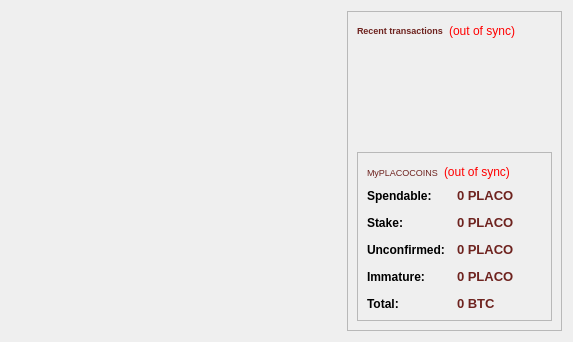
<?xml version="1.0" encoding="UTF-8"?>
<ui version="4.0">
 <class>OverviewPage</class>
 <widget class="QWidget" name="OverviewPage">
  <property name="geometry">
   <rect>
    <x>0</x>
    <y>0</y>
    <width>573</width>
    <height>342</height>
   </rect>
  </property>
  <property name="windowTitle">
   <string>Form</string>
  </property>
  <layout class="QHBoxLayout" name="horizontalLayout" stretch="0,1,1">
   <item>
    <spacer name="horizontalSpacer_3">
     <property name="orientation">
      <enum>Qt::Horizontal</enum>
     </property>
     <property name="sizeHint" stdset="0">
      <size>
       <width>120</width>
       <height>20</height>
      </size>
     </property>
    </spacer>
   </item>
   <item>
    <layout class="QVBoxLayout" name="verticalLayout_2">
     <item>
      <spacer name="verticalSpacer">
       <property name="orientation">
        <enum>Qt::Vertical</enum>
       </property>
       <property name="sizeHint" stdset="0">
        <size>
         <width>20</width>
         <height>40</height>
        </size>
       </property>
      </spacer>
     </item>
    </layout>
   </item>
   <item>
    <layout class="QVBoxLayout" name="verticalLayout_3">
     <item>
      <widget class="QFrame" name="frame_2">
       <property name="frameShape">
        <enum>QFrame::StyledPanel</enum>
       </property>
       <property name="frameShadow">
        <enum>QFrame::Raised</enum>
       </property>
       <layout class="QVBoxLayout" name="verticalLayout">
        <item>
         <layout class="QHBoxLayout" name="horizontalLayout_2">
          <item>
           <widget class="QLabel" name="label_4">
            <property name="palette">
             <palette>
              <active>
               <colorrole role="WindowText">
                <brush brushstyle="SolidPattern">
                 <color alpha="255">
                  <red>110</red>
                  <green>35</green>
                  <blue>31</blue>
                 </color>
                </brush>
               </colorrole>
               <colorrole role="Text">
                <brush brushstyle="SolidPattern">
                 <color alpha="255">
                  <red>110</red>
                  <green>35</green>
                  <blue>31</blue>
                 </color>
                </brush>
               </colorrole>
              </active>
              <inactive>
               <colorrole role="WindowText">
                <brush brushstyle="SolidPattern">
                 <color alpha="255">
                  <red>110</red>
                  <green>35</green>
                  <blue>31</blue>
                 </color>
                </brush>
               </colorrole>
               <colorrole role="Text">
                <brush brushstyle="SolidPattern">
                 <color alpha="255">
                  <red>110</red>
                  <green>35</green>
                  <blue>31</blue>
                 </color>
                </brush>
               </colorrole>
              </inactive>
              <disabled>
               <colorrole role="WindowText">
                <brush brushstyle="SolidPattern">
                 <color alpha="255">
                  <red>120</red>
                  <green>120</green>
                  <blue>120</blue>
                 </color>
                </brush>
               </colorrole>
               <colorrole role="Text">
                <brush brushstyle="SolidPattern">
                 <color alpha="255">
                  <red>120</red>
                  <green>120</green>
                  <blue>120</blue>
                 </color>
                </brush>
               </colorrole>
              </disabled>
             </palette>
            </property>
            <property name="font">
             <font>
              <pointsize>7</pointsize>
             </font>
            </property>
            <property name="text">
             <string>&lt;b&gt;Recent transactions&lt;/b&gt;</string>
            </property>
           </widget>
          </item>
          <item>
           <widget class="QLabel" name="labelTransactionsStatus">
            <property name="toolTip">
             <string>The displayed information may be out of date. Your wallet automatically synchronizes with the PLACO network after a connection is established, but this process has not completed yet.</string>
            </property>
            <property name="styleSheet">
             <string notr="true">QLabel { color: red; }</string>
            </property>
            <property name="text">
             <string notr="true">(out of sync)</string>
            </property>
            <property name="alignment">
             <set>Qt::AlignRight|Qt::AlignTrailing|Qt::AlignVCenter</set>
            </property>
           </widget>
          </item>
          <item>
           <spacer name="horizontalSpacer">
            <property name="orientation">
             <enum>Qt::Horizontal</enum>
            </property>
            <property name="sizeHint" stdset="0">
             <size>
              <width>40</width>
              <height>20</height>
             </size>
            </property>
           </spacer>
          </item>
         </layout>
        </item>
        <item>
         <widget class="QListView" name="listTransactions">
          <property name="palette">
           <palette>
            <active>
             <colorrole role="Button">
              <brush brushstyle="SolidPattern">
               <color alpha="0">
                <red>0</red>
                <green>0</green>
                <blue>0</blue>
               </color>
              </brush>
             </colorrole>
             <colorrole role="Base">
              <brush brushstyle="NoBrush">
               <color alpha="255">
                <red>0</red>
                <green>0</green>
                <blue>0</blue>
               </color>
              </brush>
             </colorrole>
             <colorrole role="Window">
              <brush brushstyle="SolidPattern">
               <color alpha="0">
                <red>0</red>
                <green>0</green>
                <blue>0</blue>
               </color>
              </brush>
             </colorrole>
             <colorrole role="Shadow">
              <brush brushstyle="SolidPattern">
               <color alpha="255">
                <red>0</red>
                <green>0</green>
                <blue>0</blue>
               </color>
              </brush>
             </colorrole>
             <colorrole role="AlternateBase">
              <brush brushstyle="SolidPattern">
               <color alpha="255">
                <red>0</red>
                <green>0</green>
                <blue>0</blue>
               </color>
              </brush>
             </colorrole>
            </active>
            <inactive>
             <colorrole role="Button">
              <brush brushstyle="SolidPattern">
               <color alpha="0">
                <red>0</red>
                <green>0</green>
                <blue>0</blue>
               </color>
              </brush>
             </colorrole>
             <colorrole role="Base">
              <brush brushstyle="NoBrush">
               <color alpha="255">
                <red>0</red>
                <green>0</green>
                <blue>0</blue>
               </color>
              </brush>
             </colorrole>
             <colorrole role="Window">
              <brush brushstyle="SolidPattern">
               <color alpha="0">
                <red>0</red>
                <green>0</green>
                <blue>0</blue>
               </color>
              </brush>
             </colorrole>
             <colorrole role="Shadow">
              <brush brushstyle="SolidPattern">
               <color alpha="255">
                <red>0</red>
                <green>0</green>
                <blue>0</blue>
               </color>
              </brush>
             </colorrole>
             <colorrole role="AlternateBase">
              <brush brushstyle="SolidPattern">
               <color alpha="255">
                <red>0</red>
                <green>0</green>
                <blue>0</blue>
               </color>
              </brush>
             </colorrole>
            </inactive>
            <disabled>
             <colorrole role="Button">
              <brush brushstyle="SolidPattern">
               <color alpha="0">
                <red>0</red>
                <green>0</green>
                <blue>0</blue>
               </color>
              </brush>
             </colorrole>
             <colorrole role="Base">
              <brush brushstyle="NoBrush">
               <color alpha="255">
                <red>0</red>
                <green>0</green>
                <blue>0</blue>
               </color>
              </brush>
             </colorrole>
             <colorrole role="Window">
              <brush brushstyle="SolidPattern">
               <color alpha="0">
                <red>0</red>
                <green>0</green>
                <blue>0</blue>
               </color>
              </brush>
             </colorrole>
             <colorrole role="Shadow">
              <brush brushstyle="SolidPattern">
               <color alpha="255">
                <red>0</red>
                <green>0</green>
                <blue>0</blue>
               </color>
              </brush>
             </colorrole>
             <colorrole role="AlternateBase">
              <brush brushstyle="SolidPattern">
               <color alpha="255">
                <red>0</red>
                <green>0</green>
                <blue>0</blue>
               </color>
              </brush>
             </colorrole>
            </disabled>
           </palette>
          </property>
          <property name="font">
           <font>
            <pointsize>11</pointsize>
            <weight>75</weight>
            <bold>true</bold>
           </font>
          </property>
          <property name="styleSheet">
           <string notr="true">QListView { background: transparent; }</string>
          </property>
          <property name="frameShape">
           <enum>QFrame::NoFrame</enum>
          </property>
          <property name="verticalScrollBarPolicy">
           <enum>Qt::ScrollBarAlwaysOff</enum>
          </property>
          <property name="horizontalScrollBarPolicy">
           <enum>Qt::ScrollBarAlwaysOff</enum>
          </property>
          <property name="selectionMode">
           <enum>QAbstractItemView::NoSelection</enum>
          </property>
         </widget>
        </item>
        <item>
         <widget class="QFrame" name="frame">
          <property name="frameShape">
           <enum>QFrame::StyledPanel</enum>
          </property>
          <property name="frameShadow">
           <enum>QFrame::Raised</enum>
          </property>
          <layout class="QVBoxLayout" name="verticalLayout_4">
           <item>
            <layout class="QHBoxLayout" name="horizontalLayout_4">
             <item>
              <widget class="QLabel" name="label_5">
               <property name="palette">
                <palette>
                 <active>
                  <colorrole role="WindowText">
                   <brush brushstyle="SolidPattern">
                    <color alpha="255">
                     <red>110</red>
                     <green>35</green>
                     <blue>31</blue>
                    </color>
                   </brush>
                  </colorrole>
                  <colorrole role="Text">
                   <brush brushstyle="SolidPattern">
                    <color alpha="255">
                     <red>110</red>
                     <green>35</green>
                     <blue>31</blue>
                    </color>
                   </brush>
                  </colorrole>
                 </active>
                 <inactive>
                  <colorrole role="WindowText">
                   <brush brushstyle="SolidPattern">
                    <color alpha="255">
                     <red>110</red>
                     <green>35</green>
                     <blue>31</blue>
                    </color>
                   </brush>
                  </colorrole>
                  <colorrole role="Text">
                   <brush brushstyle="SolidPattern">
                    <color alpha="255">
                     <red>110</red>
                     <green>35</green>
                     <blue>31</blue>
                    </color>
                   </brush>
                  </colorrole>
                 </inactive>
                 <disabled>
                  <colorrole role="WindowText">
                   <brush brushstyle="SolidPattern">
                    <color alpha="255">
                     <red>120</red>
                     <green>120</green>
                     <blue>120</blue>
                    </color>
                   </brush>
                  </colorrole>
                  <colorrole role="Text">
                   <brush brushstyle="SolidPattern">
                    <color alpha="255">
                     <red>120</red>
                     <green>120</green>
                     <blue>120</blue>
                    </color>
                   </brush>
                  </colorrole>
                 </disabled>
                </palette>
               </property>
               <property name="font">
                <font>
                 <pointsize>7</pointsize>
                 <weight>50</weight>
                 <bold>false</bold>
                </font>
               </property>
               <property name="text">
                <string>MyPLACOCOINS</string>
               </property>
              </widget>
             </item>
             <item>
              <widget class="QLabel" name="labelWalletStatus">
               <property name="toolTip">
                <string>The displayed information may be out of date. Your wallet automatically synchronizes with the PLACO network after a connection is established, but this process has not completed yet.</string>
               </property>
               <property name="styleSheet">
                <string notr="true">QLabel { color: red; }</string>
               </property>
               <property name="text">
                <string notr="true">(out of sync)</string>
               </property>
               <property name="alignment">
                <set>Qt::AlignLeading|Qt::AlignLeft|Qt::AlignVCenter</set>
               </property>
              </widget>
             </item>
             <item>
              <spacer name="horizontalSpacer_2">
               <property name="orientation">
                <enum>Qt::Horizontal</enum>
               </property>
               <property name="sizeHint" stdset="0">
                <size>
                 <width>40</width>
                 <height>20</height>
                </size>
               </property>
              </spacer>
             </item>
            </layout>
           </item>
           <item>
            <layout class="QFormLayout" name="formLayout_2">
             <property name="fieldGrowthPolicy">
              <enum>QFormLayout::AllNonFixedFieldsGrow</enum>
             </property>
             <property name="horizontalSpacing">
              <number>12</number>
             </property>
             <property name="verticalSpacing">
              <number>12</number>
             </property>
             <item row="0" column="0">
              <widget class="QLabel" name="label">
               <property name="font">
                <font>
                 <weight>75</weight>
                 <bold>true</bold>
                </font>
               </property>
               <property name="text">
                <string>Spendable:</string>
               </property>
              </widget>
             </item>
             <item row="0" column="1">
              <widget class="QLabel" name="labelBalance">
               <property name="palette">
                <palette>
                 <active>
                  <colorrole role="WindowText">
                   <brush brushstyle="SolidPattern">
                    <color alpha="255">
                     <red>110</red>
                     <green>35</green>
                     <blue>31</blue>
                    </color>
                   </brush>
                  </colorrole>
                  <colorrole role="Text">
                   <brush brushstyle="SolidPattern">
                    <color alpha="255">
                     <red>110</red>
                     <green>35</green>
                     <blue>31</blue>
                    </color>
                   </brush>
                  </colorrole>
                 </active>
                 <inactive>
                  <colorrole role="WindowText">
                   <brush brushstyle="SolidPattern">
                    <color alpha="255">
                     <red>110</red>
                     <green>35</green>
                     <blue>31</blue>
                    </color>
                   </brush>
                  </colorrole>
                  <colorrole role="Text">
                   <brush brushstyle="SolidPattern">
                    <color alpha="255">
                     <red>110</red>
                     <green>35</green>
                     <blue>31</blue>
                    </color>
                   </brush>
                  </colorrole>
                 </inactive>
                 <disabled>
                  <colorrole role="WindowText">
                   <brush brushstyle="SolidPattern">
                    <color alpha="255">
                     <red>120</red>
                     <green>120</green>
                     <blue>120</blue>
                    </color>
                   </brush>
                  </colorrole>
                  <colorrole role="Text">
                   <brush brushstyle="SolidPattern">
                    <color alpha="255">
                     <red>120</red>
                     <green>120</green>
                     <blue>120</blue>
                    </color>
                   </brush>
                  </colorrole>
                 </disabled>
                </palette>
               </property>
               <property name="font">
                <font>
                 <pointsize>10</pointsize>
                 <weight>75</weight>
                 <bold>true</bold>
                </font>
               </property>
               <property name="cursor">
                <cursorShape>IBeamCursor</cursorShape>
               </property>
               <property name="toolTip">
                <string>Your current spendable balance</string>
               </property>
               <property name="text">
                <string notr="true">0 PLACO</string>
               </property>
               <property name="textInteractionFlags">
                <set>Qt::LinksAccessibleByMouse|Qt::TextSelectableByKeyboard|Qt::TextSelectableByMouse</set>
               </property>
              </widget>
             </item>
             <item row="1" column="0">
              <widget class="QLabel" name="label_6">
               <property name="font">
                <font>
                 <weight>75</weight>
                 <bold>true</bold>
                </font>
               </property>
               <property name="text">
                <string>Stake:</string>
               </property>
              </widget>
             </item>
             <item row="1" column="1">
              <widget class="QLabel" name="labelStake">
               <property name="palette">
                <palette>
                 <active>
                  <colorrole role="WindowText">
                   <brush brushstyle="SolidPattern">
                    <color alpha="255">
                     <red>110</red>
                     <green>35</green>
                     <blue>31</blue>
                    </color>
                   </brush>
                  </colorrole>
                  <colorrole role="Text">
                   <brush brushstyle="SolidPattern">
                    <color alpha="255">
                     <red>110</red>
                     <green>35</green>
                     <blue>31</blue>
                    </color>
                   </brush>
                  </colorrole>
                 </active>
                 <inactive>
                  <colorrole role="WindowText">
                   <brush brushstyle="SolidPattern">
                    <color alpha="255">
                     <red>110</red>
                     <green>35</green>
                     <blue>31</blue>
                    </color>
                   </brush>
                  </colorrole>
                  <colorrole role="Text">
                   <brush brushstyle="SolidPattern">
                    <color alpha="255">
                     <red>110</red>
                     <green>35</green>
                     <blue>31</blue>
                    </color>
                   </brush>
                  </colorrole>
                 </inactive>
                 <disabled>
                  <colorrole role="WindowText">
                   <brush brushstyle="SolidPattern">
                    <color alpha="255">
                     <red>120</red>
                     <green>120</green>
                     <blue>120</blue>
                    </color>
                   </brush>
                  </colorrole>
                  <colorrole role="Text">
                   <brush brushstyle="SolidPattern">
                    <color alpha="255">
                     <red>120</red>
                     <green>120</green>
                     <blue>120</blue>
                    </color>
                   </brush>
                  </colorrole>
                 </disabled>
                </palette>
               </property>
               <property name="font">
                <font>
                 <pointsize>10</pointsize>
                 <weight>75</weight>
                 <bold>true</bold>
                </font>
               </property>
               <property name="cursor">
                <cursorShape>IBeamCursor</cursorShape>
               </property>
               <property name="toolTip">
                <string>Total of coins that was staked, and do not yet count toward the current balance</string>
               </property>
               <property name="text">
                <string notr="true">0 PLACO</string>
               </property>
               <property name="textInteractionFlags">
                <set>Qt::LinksAccessibleByMouse|Qt::TextSelectableByKeyboard|Qt::TextSelectableByMouse</set>
               </property>
              </widget>
             </item>
             <item row="2" column="0">
              <widget class="QLabel" name="label_3">
               <property name="font">
                <font>
                 <weight>75</weight>
                 <bold>true</bold>
                </font>
               </property>
               <property name="text">
                <string>Unconfirmed:</string>
               </property>
              </widget>
             </item>
             <item row="2" column="1">
              <widget class="QLabel" name="labelUnconfirmed">
               <property name="palette">
                <palette>
                 <active>
                  <colorrole role="WindowText">
                   <brush brushstyle="SolidPattern">
                    <color alpha="255">
                     <red>110</red>
                     <green>35</green>
                     <blue>31</blue>
                    </color>
                   </brush>
                  </colorrole>
                  <colorrole role="Text">
                   <brush brushstyle="SolidPattern">
                    <color alpha="255">
                     <red>110</red>
                     <green>35</green>
                     <blue>31</blue>
                    </color>
                   </brush>
                  </colorrole>
                 </active>
                 <inactive>
                  <colorrole role="WindowText">
                   <brush brushstyle="SolidPattern">
                    <color alpha="255">
                     <red>110</red>
                     <green>35</green>
                     <blue>31</blue>
                    </color>
                   </brush>
                  </colorrole>
                  <colorrole role="Text">
                   <brush brushstyle="SolidPattern">
                    <color alpha="255">
                     <red>110</red>
                     <green>35</green>
                     <blue>31</blue>
                    </color>
                   </brush>
                  </colorrole>
                 </inactive>
                 <disabled>
                  <colorrole role="WindowText">
                   <brush brushstyle="SolidPattern">
                    <color alpha="255">
                     <red>120</red>
                     <green>120</green>
                     <blue>120</blue>
                    </color>
                   </brush>
                  </colorrole>
                  <colorrole role="Text">
                   <brush brushstyle="SolidPattern">
                    <color alpha="255">
                     <red>120</red>
                     <green>120</green>
                     <blue>120</blue>
                    </color>
                   </brush>
                  </colorrole>
                 </disabled>
                </palette>
               </property>
               <property name="font">
                <font>
                 <pointsize>10</pointsize>
                 <weight>75</weight>
                 <bold>true</bold>
                </font>
               </property>
               <property name="cursor">
                <cursorShape>IBeamCursor</cursorShape>
               </property>
               <property name="toolTip">
                <string>Total of transactions that have yet to be confirmed, and do not yet count toward the current balance</string>
               </property>
               <property name="text">
                <string notr="true">0 PLACO</string>
               </property>
               <property name="textInteractionFlags">
                <set>Qt::LinksAccessibleByMouse|Qt::TextSelectableByKeyboard|Qt::TextSelectableByMouse</set>
               </property>
              </widget>
             </item>
             <item row="3" column="0">
              <widget class="QLabel" name="labelImmatureText">
               <property name="font">
                <font>
                 <weight>75</weight>
                 <bold>true</bold>
                </font>
               </property>
               <property name="text">
                <string>Immature:</string>
               </property>
              </widget>
             </item>
             <item row="3" column="1">
              <widget class="QLabel" name="labelImmature">
               <property name="palette">
                <palette>
                 <active>
                  <colorrole role="WindowText">
                   <brush brushstyle="SolidPattern">
                    <color alpha="255">
                     <red>110</red>
                     <green>35</green>
                     <blue>31</blue>
                    </color>
                   </brush>
                  </colorrole>
                  <colorrole role="Text">
                   <brush brushstyle="SolidPattern">
                    <color alpha="255">
                     <red>110</red>
                     <green>35</green>
                     <blue>31</blue>
                    </color>
                   </brush>
                  </colorrole>
                 </active>
                 <inactive>
                  <colorrole role="WindowText">
                   <brush brushstyle="SolidPattern">
                    <color alpha="255">
                     <red>110</red>
                     <green>35</green>
                     <blue>31</blue>
                    </color>
                   </brush>
                  </colorrole>
                  <colorrole role="Text">
                   <brush brushstyle="SolidPattern">
                    <color alpha="255">
                     <red>110</red>
                     <green>35</green>
                     <blue>31</blue>
                    </color>
                   </brush>
                  </colorrole>
                 </inactive>
                 <disabled>
                  <colorrole role="WindowText">
                   <brush brushstyle="SolidPattern">
                    <color alpha="255">
                     <red>120</red>
                     <green>120</green>
                     <blue>120</blue>
                    </color>
                   </brush>
                  </colorrole>
                  <colorrole role="Text">
                   <brush brushstyle="SolidPattern">
                    <color alpha="255">
                     <red>120</red>
                     <green>120</green>
                     <blue>120</blue>
                    </color>
                   </brush>
                  </colorrole>
                 </disabled>
                </palette>
               </property>
               <property name="font">
                <font>
                 <pointsize>10</pointsize>
                 <weight>75</weight>
                 <bold>true</bold>
                </font>
               </property>
               <property name="toolTip">
                <string>Mined balance that has not yet matured</string>
               </property>
               <property name="text">
                <string notr="true">0 PLACO</string>
               </property>
               <property name="textInteractionFlags">
                <set>Qt::LinksAccessibleByMouse|Qt::TextSelectableByKeyboard|Qt::TextSelectableByMouse</set>
               </property>
              </widget>
             </item>
             <item row="4" column="0">
              <widget class="QLabel" name="labelTotalText">
               <property name="font">
                <font>
                 <weight>75</weight>
                 <bold>true</bold>
                </font>
               </property>
               <property name="text">
                <string>Total:</string>
               </property>
              </widget>
             </item>
             <item row="4" column="1">
              <widget class="QLabel" name="labelTotal">
               <property name="palette">
                <palette>
                 <active>
                  <colorrole role="WindowText">
                   <brush brushstyle="SolidPattern">
                    <color alpha="255">
                     <red>110</red>
                     <green>35</green>
                     <blue>31</blue>
                    </color>
                   </brush>
                  </colorrole>
                  <colorrole role="Text">
                   <brush brushstyle="SolidPattern">
                    <color alpha="255">
                     <red>110</red>
                     <green>35</green>
                     <blue>31</blue>
                    </color>
                   </brush>
                  </colorrole>
                 </active>
                 <inactive>
                  <colorrole role="WindowText">
                   <brush brushstyle="SolidPattern">
                    <color alpha="255">
                     <red>110</red>
                     <green>35</green>
                     <blue>31</blue>
                    </color>
                   </brush>
                  </colorrole>
                  <colorrole role="Text">
                   <brush brushstyle="SolidPattern">
                    <color alpha="255">
                     <red>110</red>
                     <green>35</green>
                     <blue>31</blue>
                    </color>
                   </brush>
                  </colorrole>
                 </inactive>
                 <disabled>
                  <colorrole role="WindowText">
                   <brush brushstyle="SolidPattern">
                    <color alpha="255">
                     <red>120</red>
                     <green>120</green>
                     <blue>120</blue>
                    </color>
                   </brush>
                  </colorrole>
                  <colorrole role="Text">
                   <brush brushstyle="SolidPattern">
                    <color alpha="255">
                     <red>120</red>
                     <green>120</green>
                     <blue>120</blue>
                    </color>
                   </brush>
                  </colorrole>
                 </disabled>
                </palette>
               </property>
               <property name="font">
                <font>
                 <pointsize>10</pointsize>
                 <weight>75</weight>
                 <bold>true</bold>
                </font>
               </property>
               <property name="cursor">
                <cursorShape>IBeamCursor</cursorShape>
               </property>
               <property name="toolTip">
                <string>Your current total balance</string>
               </property>
               <property name="text">
                <string notr="true">0 BTC</string>
               </property>
               <property name="textInteractionFlags">
                <set>Qt::LinksAccessibleByMouse|Qt::TextSelectableByKeyboard|Qt::TextSelectableByMouse</set>
               </property>
              </widget>
             </item>
            </layout>
           </item>
          </layout>
         </widget>
        </item>
       </layout>
      </widget>
     </item>
     <item>
      <spacer name="verticalSpacer_2">
       <property name="orientation">
        <enum>Qt::Vertical</enum>
       </property>
       <property name="sizeHint" stdset="0">
        <size>
         <width>20</width>
         <height>40</height>
        </size>
       </property>
      </spacer>
     </item>
    </layout>
   </item>
  </layout>
 </widget>
 <resources/>
 <connections/>
</ui>
